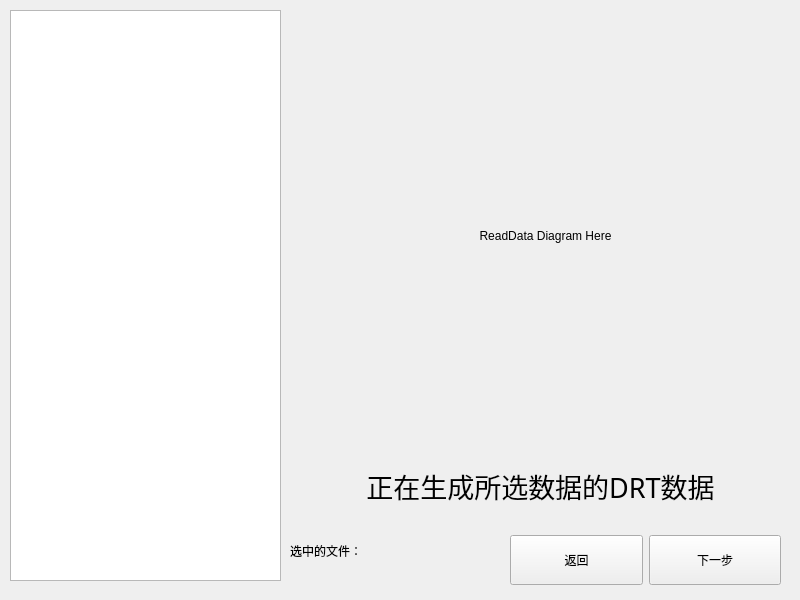
    <widget class="QWidget" name="ReadData">
     <property name="sizePolicy">
      <sizepolicy hsizetype="Preferred" vsizetype="Preferred">
       <horstretch>0</horstretch>
       <verstretch>0</verstretch>
      </sizepolicy>
     </property>
     <widget class="QLabel" name="ReadDataDiagramPic">
      <property name="geometry">
       <rect>
        <x>300</x>
        <y>10</y>
        <width>491</width>
        <height>451</height>
       </rect>
      </property>
      <property name="sizePolicy">
       <sizepolicy hsizetype="Fixed" vsizetype="Fixed">
        <horstretch>0</horstretch>
        <verstretch>0</verstretch>
       </sizepolicy>
      </property>
      <property name="text">
       <string>ReadData Diagram Here</string>
      </property>
      <property name="textFormat">
       <enum>Qt::AutoText</enum>
      </property>
      <property name="scaledContents">
       <bool>true</bool>
      </property>
      <property name="alignment">
       <set>Qt::AlignCenter</set>
      </property>
     </widget>
     <widget class="QWidget" name="layoutWidget">
      <property name="geometry">
       <rect>
        <x>510</x>
        <y>530</y>
        <width>271</width>
        <height>61</height>
       </rect>
      </property>
      <layout class="QHBoxLayout" name="ReadDataBottomButtons">
       <item>
        <widget class="QPushButton" name="ReadDataBackButton">
         <property name="minimumSize">
          <size>
           <width>130</width>
           <height>50</height>
          </size>
         </property>
         <property name="text">
          <string>返回</string>
         </property>
        </widget>
       </item>
       <item>
        <widget class="QPushButton" name="ReadDataNextButton">
         <property name="minimumSize">
          <size>
           <width>130</width>
           <height>50</height>
          </size>
         </property>
         <property name="text">
          <string>下一步</string>
         </property>
        </widget>
       </item>
      </layout>
     </widget>
     <widget class="QTreeView" name="ReadDataTreeView">
      <property name="geometry">
       <rect>
        <x>10</x>
        <y>10</y>
        <width>271</width>
        <height>571</height>
       </rect>
      </property>
     </widget>
     <widget class="QLabel" name="ReadDataHighlightFileName">
      <property name="geometry">
       <rect>
        <x>290</x>
        <y>510</y>
        <width>201</width>
        <height>81</height>
       </rect>
      </property>
      <property name="text">
       <string>选中的文件：</string>
      </property>
      <property name="alignment">
       <set>Qt::AlignLeading|Qt::AlignLeft|Qt::AlignVCenter</set>
      </property>
      <property name="wordWrap">
       <bool>true</bool>
      </property>
     </widget>
     <widget class="QLabel" name="ReadDataProcessingDRTLabel">
      <property name="geometry">
       <rect>
        <x>300</x>
        <y>470</y>
        <width>481</width>
        <height>31</height>
       </rect>
      </property>
      <property name="font">
       <font>
        <family>黑体</family>
        <pointsize>20</pointsize>
       </font>
      </property>
      <property name="text">
       <string>正在生成所选数据的DRT数据</string>
      </property>
      <property name="alignment">
       <set>Qt::AlignCenter</set>
      </property>
      <property name="wordWrap">
       <bool>true</bool>
      </property>
     </widget>
    </widget>
